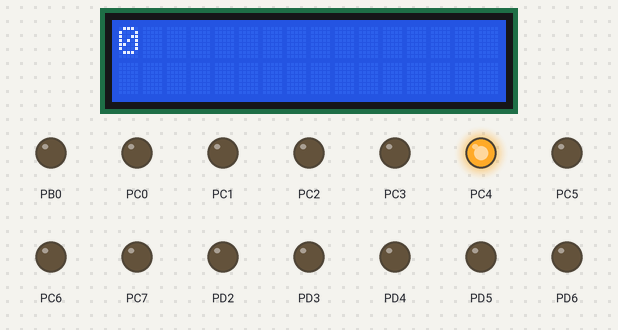
This program was run on a simulated ATmega32, built with avr-gcc and emulated at 16 MHz. Parts: 16×2 character LCD, output pins drawn as LEDs (lit = HIGH). Wiring (inferred from the names in the program): character LCD (HD44780): RS PB1; R/W PB2; E PB3; data PA4, PA5, PA6, PA7. Pins used as bus, display or sensor lines are not drawn; what the program prints to the serial monitor is not drawn.

Above: at 0.68 s.
Timing chart, 0 to 2.2 s (numbered marks = the images above):
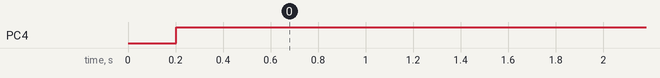

Measured:
- by itself, PC4: LOW → HIGH at 0.20 s

The program:

main.c
```c
/*
* Master_Amit.c
*
* Created: 29/01/2021 05:50:03 م
* Author : Smart
*/
#include "SPI.h"
#define F_CPU 16000000UL
#include "util/delay.h"
#include "DIO.h"

#include "LCD.h"
#include "UART.h"
#include "stdlib.h" //using to convert from int to char

char string[50];
int shift ;
int main(void)
{
	char string[50];
	DIO_Init();
	LCD_Init();

	Uart_Init();
	SPI_InitType InitData ={Master,MSB};
	SPI_Init(&InitData);
	Slave_EN();
	unsigned char data=0;
	int i ;


	while (1)
	{


		data=SPI_TxRx(0xAA);
		itoa(data ,string,10);
		LCD_SendString(string);
		_delay_ms(100);
		LCD_Clear();


		Uart_TxString("temp=");
		Uart_TxString(string);
		Uart_TxString("\r\n");
		_delay_ms(100);

			//LCD_SendString(string);
		//	_delay_ms(100);
		//	LCD_Clear();
			//	_delay_ms(500);
		//}


	}

}
//لازم نظبط ال انابل والدس ابل عشان يظبط معايا في الارسال والاستقبال وميطلعش ايرور في عملية الشفتنج
```

ADC.c
```c
/*
 * ADC.c
 *
 * Created: 21/01/2021 06:56:25 ص
 *  Author: Smart
 */
#include "ADC.h"

void ADC_Init(){
	ADMUX =(1<<REFS0)|(1<<REFS1);
	ADCSRA = (1 << ADEN)|( 1<< ADPS2)|(1 << ADPS1)|(1 << ADPS0) ;

}
unsigned short ADC_Read(unsigned channel){
	unsigned short data =0;
	ADMUX |= (ADMUX & 0b11100000) | (channel & 0b00011111); //to choose the channel
	ADCSRA |=(1<<ADSC); //to start conversion
	while(((ADCSRA>>ADIF)& 1)==0);     //using to do conversion it completed
	//while(!((ADCSRA>>ADIF)&1)); the same as above condation
	ADCSRA |=(1<<ADIF);     //this condition to clear flag
	data = ADCL ;
	data |= (ADCH << 8);

	return data;

}
```

ADC.h
```c
/*
 * ADC.h
 *
 * Created: 21/01/2021 06:56:42 ص
 *  Author: Smart
 */


#ifndef ADC_H_
#define ADC_H_
#include <avr/io.h>

void ADC_Init();
unsigned short ADC_Read(unsigned channel);


#endif /* ADC_H_ */
```

SPI.h
```c
/*
* SPI.h
*
* Created: 25/01/2021 07:35:31 م
*  Author: Smart
*/


#ifndef SPI_H_
#define SPI_H_

#include "avr/io.h"
#define ss 4
#define MOSI 5
#define MISO 6                //MOSI &MISO it is pin using output or input data change 0 1 from master to salve
#define SCK 7

#define Slave_EN() (PORTB &=~ (1<<ss))
#define Slave_DIS() (PORTC |=(1<<ss))   //because if we using more than one device to control Salve device is work

typedef enum{
	Master =0,
	salve
}SPI_StatusTypes;

typedef enum{
	   MSB=0,
	   LSB
}SPI_DORDTypes;
typedef struct{
	unsigned char SSPI2X:1;
	unsigned char RES0:1;
	unsigned char RES1:1;
	unsigned char RES2:1;        // SPI Control regesiter bits we give it number of bit
	unsigned char RES3:1;
	unsigned char RES4:1;
	unsigned char SWCOL:1;
	unsigned char SSPIF:1;
}SPI_SPSRBits;


typedef struct{
	unsigned char SSPR:2;
	unsigned char SCPHA:1;
	unsigned char SCPOL:1;
	unsigned char SMSTR:1;        // SPI Status  regesiter bits we give it number of bit
	unsigned char SDORD:1;
	unsigned char SSPE:1;
	unsigned char SSPIE:1;
	}SPI_SPCRBits;
	typedef union{
		SPI_SPCRBits Bits;
		unsigned char AllReg;
		}SPI_SPCRTypes;

typedef struct{
	 SPI_SPCRTypes SPI_SPCR;
	SPI_SPSRBits SPI_SPSR;           // data type is typedef from struct
	unsigned char SPI_SPDR;
	}SPI_RegTypes;
#define SPI ((volatile SPI_RegTypes *)0x2D) //we using pointet to pointe to typdef all element in structur
typedef struct{
       SPI_StatusTypes status;
	   SPI_DORDTypes DataOrder 	;

	}SPI_InitType;

//void SPI_Init(SPI_StatusTypes status);    //if we not using the SPI_InitType
   void SPI_Init(SPI_InitType * InitData);

unsigned char SPI_TxRx(unsigned char data);  //Because the SPI TRANSSMIT AND RECIVE AT A TIME


#endif /* SPI_H_ */
```

SPI1.c
```c
/*
 * SPI1.c
 *
 * Created: 25/01/2021 07:35:06 م
 *  Author: Smart
 */

#include "SPI.h"


void SPI_Init(SPI_InitType * InitData){
	switch (InitData->status){                                 //if we not using SPI_INitType we using the Status instead of InitData->status

		case Master:
		DDRB |= ((1<<SCK)|(1<<MOSI)|(1<<ss));
		DDRB &=~ (1<<MISO);
		Slave_DIS();
		//SPCR |= ((1<<SPE)|(1<<MSTR));          //  (1<<SPE) This bit must be set to enable any SPI operations.&Bit 4 – MSTR: Master/Slave Select
		//SPI->SPI_SPCR=((1<<SPE)|(1<<MSTR));     // to acsecs the data in struct using with type struct
		/*{SPI->SPI_SPCR.SMSTR=1;    //if we using typedef of SPI_SPCRType we using it instead of SPI->SPI_SPCR=((1<<SPE)|(1<<MSTR));and SPCR |= ((1<<SPE)|(1<<MSTR));
		SPI->SPI_SPCR.SSPIE =1;}*/
		 SPI->SPI_SPCR.AllReg = 0x10;               //using with Typedef union to access register all bit it is the same as SPI->SPI_SPCR=((1<<MSTR));
		 SPI->SPI_SPCR.Bits.SSPE =1;           //her we can access bit by bit in register her we set bit enable


		break;

		case salve:
		DDRB |= ((1<<MISO));
		DDRB &=~ ((1<<SCK)|(1<<MOSI)|(1<<ss));
		SPCR |= (1<<SPE);


		break;
	}

}

unsigned char SPI_TxRx(unsigned char data){
	SPDR =data;                         //Transmit operation
	//while(!((SPSR>>SPIF)&1));          //   Bit 7 – SPIF: SPI Interrupt Flag this flag mutual between receive and transmit
	while(SPI->SPI_SPSR.SSPIF ==0);     //we using with typedef SPI_SPSR instead of while(!((SPSR>>SPIF)&1));

	return SPDR  ;                     //SPI Data Register – this recieve value
}
```

UART.c
```c
/*
 * UART.c
 *
 * Created: 24/01/2021 04:20:56 م
 *  Author: Smart
 */
#include "UART.h"

void Uart_Init(){
	//8BIT_no par _ 1 Bit stop
	UCSRB |= ((1<<RXEN)|(1<<TXEN)); // Bit 4 – RXEN: Receiver Enable &• Bit 3 – TXEN: Transmitter Enable
    UCSRC |=((1<<URSEL)|(1<<UCSZ1)|(1<<UCSZ0));  //Bit 7 – URSEL: Register Select &• Bit 2:1 – UCSZ1:0: Character Size   8-bit
    UBRRL = (char)MyUBRR;              //USART Baud Rate Registers – UBRRL and UBRRH
	UBRRH = (char)(MyUBRR >> 8);      // char for casting


}
void Uart_TxChar(char data){
	while(((UCSRA >> UDRE)&1) == 0); //Bit 5 – UDRE: USART Data Register Empty
	//while(!((UCSRA >> UDRE)&1));
	UDR = data ;

}
  char Uart_RxChar (){
	while(((UCSRA >> RXC)&1) == 0);  // • Bit 7 – RXC: USART Receive Complete
	return UDR ;
}
void Uart_TxString(char * string){
	unsigned char i=0;
	while(string[i] !='\0'){
		Uart_TxChar(string[i]);
		i++;
	}
}
```

UART.h
```c
/*
* UART.h
*
* Created: 24/01/2021 04:21:32 م
*  Author: Smart
*/


#ifndef UART_H_
#define UART_H_
#include <avr/io.h>
#define F_CPU 16000000UL

#define BaodRate 9600          //Internal Clock Generation – The Baud Rate Generato


#define DoupleSpeed 0    // Table 68. Examples of UBRR Settings for Commonly Used Oscillator Frequencies //U2X = 1

#if (DoupleSpeed == 0)
#define MyUBRR ((F_CPU/(16UL*BaodRate))-1)  //Asynchronous Normal Mode (U2X = 0) &UL it is important to be find casting

#else

#define MyUBRR ((F_CPU/(8UL*BaodRate))-1) //Asynchronous Double Speed Mode (U2X = 1)
#endif

void Uart_Init();
void Uart_TxChar(char data);
char Uart_RxChar ();
void Uart_TxString(char * string);


#endif /* UART_H_ */
```

LCD.c
```c
/*
 * LCD.c
 *
 * Created: 17/01/2021 03:36:57 م
 *  Author: Smart
 */


#include "LCD.h"

void LCD_Init(void)
{
    _delay_ms(20);
	DIO_WriteChannel(Rw,STD_Low);
	LCD_Cmd(0x33);                //the frist term from data from data sheet
	_delay_ms(150);
	LCD_Cmd(0x32);              //the seconde term from data from data sheet
	LCD_Cmd(0x28);              //set function to choose the line and mod bit
	LCD_Cmd(0x06);              //entiry mode to choose how cursor moving and how move character
	LCD_Cmd(0x0C);              // display on/off lcd and on/off cursor and blinking cursor
	LCD_Cmd(0x01);              //clear lcd to protect it from error in data
	_delay_ms(2);               //delay to protect it from ovarlap data
}
void LCD_Cmd(Unit8 cmd){
	LCDDataPort = ((LCDDataPort & 0x0F) | (cmd & 0xF0));
	DIO_WriteChannel(RS,STD_Low);
	DIO_WriteChannel(E,STD_Low);
	_delay_us(100);
	DIO_WriteChannel(E,STD_High);
	_delay_ms(3);

	LCDDataPort = ((LCDDataPort & 0x0F) | (cmd << 4));
	DIO_WriteChannel(RS,STD_Low);
	DIO_WriteChannel(E,STD_Low);
	_delay_us(100);
	DIO_WriteChannel(E,STD_High);
		_delay_ms(2);                 //we can neglated her and using it _delay_us(150) in above
}
void LCD_SendChar(Unit8 data){
	LCDDataPort = (LCDDataPort & 0x0F) | (data & 0xF0);
	DIO_WriteChannel(RS,STD_High);
	DIO_WriteChannel(E,STD_Low);
	_delay_us(100);
	DIO_WriteChannel(E,STD_High);
	_delay_ms(2);

	LCDDataPort = (LCDDataPort & 0x0F) | (data << 4);
	DIO_WriteChannel(RS,STD_High);
	DIO_WriteChannel(E,STD_Low);
	_delay_us(100);
	DIO_WriteChannel(E,STD_High);
	_delay_ms(2);
}
const int i=0;
void LCD_SendString(Unit8 * string){
	Unit8 i=0;
	while(string[i] != '\0'){
		LCD_SendChar(string[i]);
		i++ ;
	}

}
 void LCD_SendStringPos(Unit8 * string,Unit8 line ,Unit8 pos){
	 switch(line)
	 {
		 case 1:
		 LCD_Cmd((0x80 |(pos & 0x0F)));
		 LCD_SendString(string);
		 break;
		 case 2:
		 LCD_Cmd((0xC0 |(pos & 0x0F)));
		 LCD_SendString(string);
		 break;
	 }
 }
void LCD_Custom_Char (Unit8 loc, Unit8 *msg)
{
    unsigned char i;
    if(loc<8)
    {
     LCD_Cmd (0x40 + (loc*8));  /* Command 0x40 and onwards forces
                                       the device to point CGRAM address */
       for(i=0;i<8;i++)  /* Write 8 byte for generation of 1 character */       //LCD هنا تم استخدام الريجستر الخاص بمجموعة  تخزين داخل
           LCD_SendChar(msg[i]);
    }
}
void LCD_Clear(){
	LCD_Cmd(0x01);
}
```

LCD.h
```c
/*
 * LCD.h
 *
 * Created: 17/01/2021 03:37:33 م
 *  Author: Smart
 */


#ifndef LCD_H_
#define LCD_H_
#include "DIO.h"
#define F_CPU 16000000UL
#include <util/delay.h>

#define LCDDataPort PORTA_Reg
#define RS DIO_ChannelB1
#define Rw DIO_ChannelB2
#define E DIO_ChannelB3

void LCD_Init(void);
void LCD_Cmd(Unit8 cmd);
void LCD_SendChar(Unit8 data);
void LCD_SendString(Unit8*string);
void LCD_SendStringPos(Unit8 * string,Unit8 line ,Unit8 pos);
void LCD_Custom_Char (Unit8 loc, Unit8 *msg);
void LCD_Clear();
#endif /* LCD_H_ */
  
```

BIT_MATH.h
```c
/*
 * BIT_MATH.h
 *
 * Created: 16/01/2021 04:25:43 م
 *  Author: Smart
 */


#ifndef BIT_MATH_H_
#define BIT_MATH_H_

#define SetBit(Reg,BitNo) (Reg |= (1<<BitNo))
#define ClearBit(Reg,BitNo) (Reg &=~ (1<<BitNo))
#define ToggleBit(Reg,BitNo) (Reg ^= (1<<BitNo))
#define GetBit(Reg,BitNo) ((Reg>>BitNo)&1)
#endif /* BIT_MATH_H_ */
```

DIO.c
```c
/*
 * DIO.c
 *
 * Created: 16/01/2021 05:45:26 م
 *  Author: Smart
 */


#include "DIO.h"

void DIO_WriteChannel(DIO_ChannelTypes ChannelId , STD_LevelTypes level){
	DIO_PortTypes Portx = (ChannelId/8);
	DIO_ChannelTypes ChannelPos = (ChannelId%8);
	switch(Portx){
		case DIO_PortA:
		if(level==STD_High){
			SetBit(PORTA_Reg,ChannelPos);
		}
		else{
			ClearBit(PORTA_Reg,ChannelPos);
		}

		  break ;

		case DIO_PortB:

		if(level==STD_High){
			SetBit(PORTB_Reg,ChannelPos);
		}
		else{
			ClearBit(PORTB_Reg,ChannelPos);
		}


		break ;
		case DIO_PortC:
		if(level==STD_High){
			SetBit(PORTC_Reg,ChannelPos);
		}
		else{
			ClearBit(PORTC_Reg,ChannelPos);
		}


		break ;
		case DIO_PortD:
		if(level==STD_High){
			SetBit(PORTD_Reg,ChannelPos);
		}
		else{
		       ClearBit(PORTD_Reg,ChannelPos);
		}


		break ;
	}

}

  STD_LevelTypes DIO_ReadChannel (DIO_ChannelTypes ChannelId)
  {
	  DIO_PortTypes Portx = (ChannelId/8);
	  DIO_ChannelTypes ChannelPos = (ChannelId%8);
	  STD_LevelTypes level =STD_Low;
	  switch(Portx){
		  case DIO_PortA:
		  level= GetBit(PINA_Reg,ChannelPos);

	  break;
	    case DIO_PortB:
	    level= GetBit(PINB_Reg,ChannelPos);

	    break;
		  case DIO_PortC:
		  level= GetBit(PINC_Reg,ChannelPos);

		  break;
		    case DIO_PortD:
		    level= GetBit(PIND_Reg,ChannelPos);

		    break;
	  }
	  return level ;
  }
  
```

DIO.h
```c
/*
 * DIO.h
 *
 * Created: 16/01/2021 05:44:39 م
 *  Author: Smart
 */


#ifndef DIO_H_
#define DIO_H_
#include "DIO_HW.h"
#include "STD_TYPES.h"
#include "BIT_MATH.h"
#include "DIO_TYPES.h"
#include "DIO_CFG.h"
void DIO_WriteChannel(DIO_ChannelTypes ChannelId ,STD_LevelTypes level);
STD_LevelTypes DIO_ReadChannel (DIO_ChannelTypes ChannelId);


#endif /* DIO_H_ */
```

DIO_CFG.c
```c
/*
* DIO_CFG.c
*
* Created: 16/01/2021 05:45:44 م
*  Author: Smart
*/
#include "DIO_CFG.h"
#include "DIO_HW.h"
#include "STD_TYPES.h"
#include "BIT_MATH.h"
#include "DIO_TYPES.h"
const DIO_Pin_CFGType PinCFG[]={
	//PORTA
	{Input,STD_Low},
	{Input,STD_Low},   //for the ADC it is input
	{Input,STD_Low},
	{Input,STD_Low},
	{Output,STD_High},
	{Output,STD_High},
	{Output,STD_High},
	{Output,STD_High},
	//PORTB
	{Output,STD_High},
	{Output,STD_High},
	{Output,STD_High},
	{Output,STD_High},
	{Output,STD_High},
	{Output,STD_High},
	{Output,STD_High},
	{Output,STD_High},
	//PORTC
	{Output,STD_High},
	{Output,STD_High},
	{Output,STD_High},
	{Output,STD_High},
	{Output,STD_High},
	{Output,STD_High},
	{Output,STD_High},
	{Output,STD_High},
	//PORTD
	{Output,STD_High},
	{Output,STD_High},
	{Output,STD_High},
	{Output,STD_High},
	{Output,STD_High},
	{Output,STD_High},
	{Output,STD_High},
	{Output,STD_High},

};

void DIO_Init(){
	DIO_PortTypes Portx ;
	DIO_ChannelTypes ChannelPos ;
	Unit8 Count =0;
	for(Count=DIO_ChannelA0 ;Count<PINCOUNT;Count++)
	{
		Portx =Count/8;
		ChannelPos =Count%8;
		switch(Portx){
			case DIO_PortA:
			if(PinCFG[Count].level==Output)
			{
				SetBit(DDRA_Reg,ChannelPos);
			}
			else{
				ClearBit(DDRA_Reg,ChannelPos);
			}
			break;
			case DIO_PortB:
			if(PinCFG[Count].level==Output)
			{
				SetBit(DDRB_Reg,ChannelPos);
			}
			else{
				ClearBit(DDRB_Reg,ChannelPos);
			}
			break;
			case DIO_PortC:
			if(PinCFG[Count].level==Output)
			{
				SetBit(DDRC_Reg,ChannelPos);
			}
			else{
				ClearBit(DDRC_Reg,ChannelPos);
			}
			break;
			case DIO_PortD:
			if(PinCFG[Count].level==Output)
			{
				SetBit(DDRD_Reg,ChannelPos);
			}
			else{
				ClearBit(DDRD_Reg,ChannelPos);
			}
			break;
		}
	}

}
```

DIO_CFG.h
```c
/*
 * DIO_CFG.h
 *
 * Created: 16/01/2021 05:45:11 م
 *  Author: Smart
 */


#ifndef DIO_CFG_H_
#define DIO_CFG_H_
#include "DIO_HW.h"
#include "STD_TYPES.h"
#include "BIT_MATH.h"
#include "DIO_TYPES.h"

 typedef struct{
	 DIO_DirTypes PinDir ;
	 STD_LevelTypes level ;

	 }DIO_Pin_CFGType;
#define PINCOUNT 32
void DIO_Init(void);


#endif /* DIO_CFG_H_ */
```

DIO_HW.h
```c
/*
 * DIO_HW.h
 *
 * Created: 16/01/2021 04:27:01 م
 *  Author: Smart
 */


#ifndef DIO_HW_H_
#define DIO_HW_H_
#include "STD_TYPES.h"

#define PORTA_Reg (*((volatile Unit8 *)0x3B))
#define DDRA_Reg (*((volatile Unit8 *)0x3A))
#define PINA_Reg (*((volatile Unit8 *)0x39))


#define PORTB_Reg (*((volatile Unit8 *)0x38))
#define DDRB_Reg (*((volatile Unit8 *)0x37))
#define PINB_Reg (*((volatile Unit8 *)0x36))


#define PORTC_Reg (*((volatile Unit8 *)0x35))
#define DDRC_Reg (*((volatile Unit8 *)0x34))
#define PINC_Reg (*((volatile Unit8 *)0x33))


#define PORTD_Reg (*((volatile Unit8 *)0x32))
#define DDRD_Reg (*((volatile Unit8 *)0x31))
#define PIND_Reg (*((volatile Unit8 *)0x30))

#endif /* DIO_HW_H_ */
```

DIO_TYPES.h
```c
/*
 * DIO_TYPES.h
 *
 * Created: 16/01/2021 04:27:49 م
 *  Author: Smart
 */


#ifndef DIO_TYPES_H_
#define DIO_TYPES_H_

typedef enum{
	DIO_ChannelA0=0,
	DIO_ChannelA1,
	DIO_ChannelA2,
	DIO_ChannelA3,
	DIO_ChannelA4,
	DIO_ChannelA5,
	DIO_ChannelA6,
	DIO_ChannelA7,

	DIO_ChannelB0,
	DIO_ChannelB1,
	DIO_ChannelB2,
	DIO_ChannelB3,
	DIO_ChannelB4,
	DIO_ChannelB5,
	DIO_ChannelB6,
	DIO_ChannelB7,

	DIO_ChannelC0,
	DIO_ChannelC1,
	DIO_ChannelC2,
	DIO_ChannelC3,
	DIO_ChannelC4,
	DIO_ChannelC5,
	DIO_ChannelC6,
	DIO_ChannelC7,

	DIO_ChannelD0,
	DIO_ChannelD1,
	DIO_ChannelD2,
	DIO_ChannelD3,
	DIO_ChannelD4,
	DIO_ChannelD5,
	DIO_ChannelD6,
	DIO_ChannelD7

	}DIO_ChannelTypes;
	typedef enum{
		DIO_PortA=0,
		DIO_PortB,
		DIO_PortC,
		DIO_PortD

		}DIO_PortTypes;
typedef enum{
	Input=0,
	Output

	}DIO_DirTypes;


#endif /* DIO_TYPES_H_ */
```

STD_TYPES.h
```c
/*
 * STD_TYPES.h
 *
 * Created: 16/01/2021 04:29:29 م
 *  Author: Smart
 */


#ifndef STD_TYPES_H_
#define STD_TYPES_H_
typedef unsigned char Unit8;
typedef enum {
	STD_Low=0,
	STD_High
	}STD_LevelTypes;


#endif /* STD_TYPES_H_ */
```
